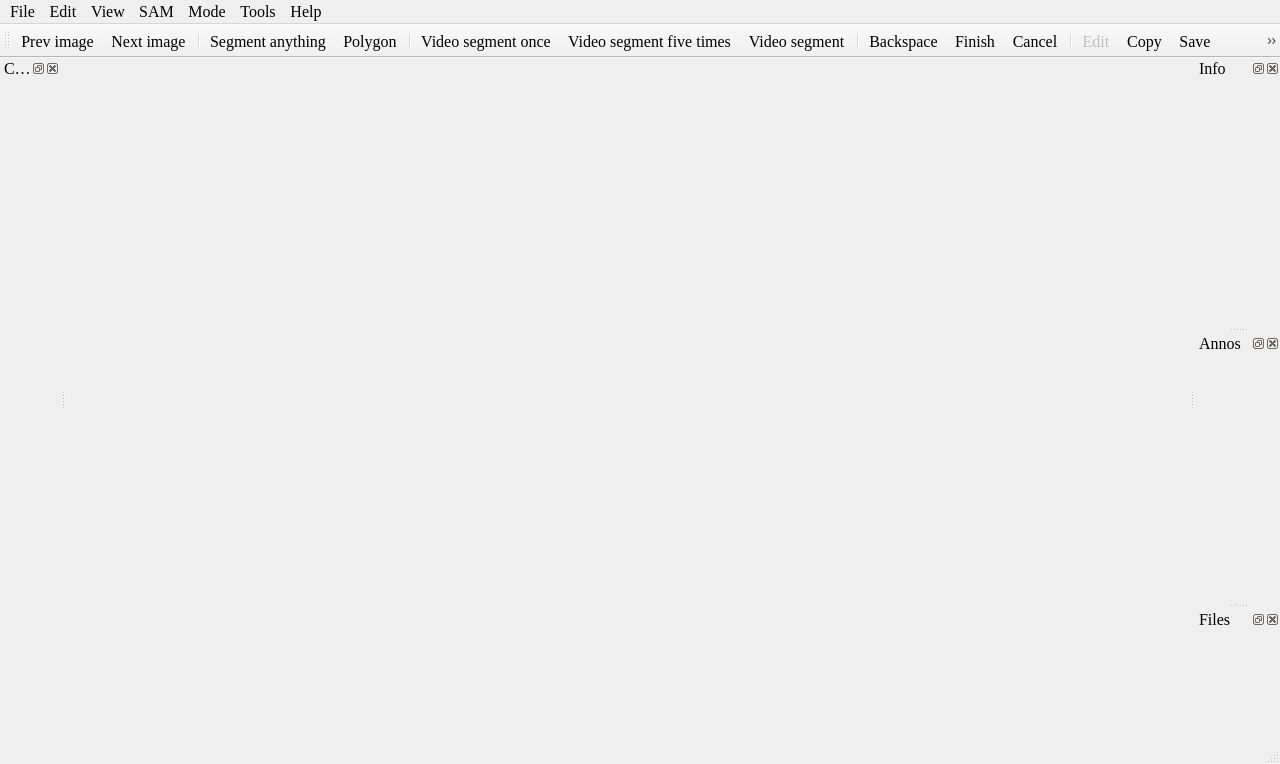
<?xml version="1.0" encoding="UTF-8"?>
<ui version="4.0">
 <class>MainWindow</class>
 <widget class="QMainWindow" name="MainWindow">
  <property name="geometry">
   <rect>
    <x>0</x>
    <y>0</y>
    <width>1280</width>
    <height>764</height>
   </rect>
  </property>
  <property name="minimumSize">
   <size>
    <width>800</width>
    <height>600</height>
   </size>
  </property>
  <property name="font">
   <font>
    <family>Times New Roman</family>
    <pointsize>12</pointsize>
   </font>
  </property>
  <property name="windowTitle">
   <string>ISAT</string>
  </property>
  <property name="windowIcon">
   <iconset resource="../icons.qrc">
    <normaloff>:/icon/icons/ISAT13_100.svg</normaloff>:/icon/icons/ISAT13_100.svg</iconset>
  </property>
  <widget class="QWidget" name="centralwidget">
   <layout class="QVBoxLayout" name="verticalLayout">
    <property name="spacing">
     <number>0</number>
    </property>
    <property name="leftMargin">
     <number>0</number>
    </property>
    <property name="topMargin">
     <number>0</number>
    </property>
    <property name="rightMargin">
     <number>0</number>
    </property>
    <property name="bottomMargin">
     <number>0</number>
    </property>
   </layout>
  </widget>
  <widget class="QMenuBar" name="menubar">
   <property name="enabled">
    <bool>true</bool>
   </property>
   <property name="geometry">
    <rect>
     <x>0</x>
     <y>0</y>
     <width>1280</width>
     <height>23</height>
    </rect>
   </property>
   <property name="font">
    <font>
     <family>Times New Roman</family>
     <pointsize>12</pointsize>
    </font>
   </property>
   <property name="autoFillBackground">
    <bool>false</bool>
   </property>
   <property name="defaultUp">
    <bool>false</bool>
   </property>
   <property name="nativeMenuBar">
    <bool>true</bool>
   </property>
   <widget class="QMenu" name="menuFile">
    <property name="font">
     <font>
      <family>Times New Roman</family>
      <pointsize>12</pointsize>
     </font>
    </property>
    <property name="title">
     <string>File</string>
    </property>
    <addaction name="actionOpen_dir"/>
    <addaction name="actionSave_dir"/>
    <addaction name="separator"/>
    <addaction name="actionPrev"/>
    <addaction name="actionNext"/>
    <addaction name="separator"/>
    <addaction name="actionSetting"/>
    <addaction name="actionExit"/>
   </widget>
   <widget class="QMenu" name="menuView">
    <property name="font">
     <font>
      <family>Times New Roman</family>
      <pointsize>12</pointsize>
     </font>
    </property>
    <property name="title">
     <string>View</string>
    </property>
    <addaction name="separator"/>
    <addaction name="actionZoom_in"/>
    <addaction name="actionZoom_out"/>
    <addaction name="actionFit_wiondow"/>
    <addaction name="separator"/>
    <addaction name="actionBit_map"/>
    <addaction name="separator"/>
   </widget>
   <widget class="QMenu" name="menuAbout">
    <property name="font">
     <font>
      <family>Times New Roman</family>
      <pointsize>12</pointsize>
     </font>
    </property>
    <property name="title">
     <string>Help</string>
    </property>
    <widget class="QMenu" name="menuLaguage">
     <property name="title">
      <string>Laguage</string>
     </property>
     <property name="icon">
      <iconset resource="../icons.qrc">
       <normaloff>:/icon/icons/翻译_translate.svg</normaloff>:/icon/icons/翻译_translate.svg</iconset>
     </property>
     <addaction name="actionChinese"/>
     <addaction name="actionEnglish"/>
    </widget>
    <addaction name="menuLaguage"/>
    <addaction name="actionShortcut"/>
    <addaction name="actionAbout"/>
   </widget>
   <widget class="QMenu" name="menuTools">
    <property name="enabled">
     <bool>true</bool>
    </property>
    <property name="font">
     <font>
      <family>Times New Roman</family>
      <pointsize>12</pointsize>
     </font>
    </property>
    <property name="title">
     <string>Tools</string>
    </property>
    <addaction name="separator"/>
    <addaction name="actionConverter"/>
    <addaction name="actionVideo_to_frames"/>
    <addaction name="actionAuto_segment"/>
    <addaction name="actionAnno_validator"/>
   </widget>
   <widget class="QMenu" name="menuEdit">
    <property name="font">
     <font>
      <family>Times New Roman</family>
      <pointsize>12</pointsize>
     </font>
    </property>
    <property name="title">
     <string>Edit</string>
    </property>
    <addaction name="actionSegment_anything"/>
    <addaction name="actionPolygon"/>
    <addaction name="separator"/>
    <addaction name="actionVideo_segment"/>
    <addaction name="actionVideo_segment_once"/>
    <addaction name="actionVideo_segment_five_times"/>
    <addaction name="separator"/>
    <addaction name="actionBackspace"/>
    <addaction name="actionFinish"/>
    <addaction name="actionCancel"/>
    <addaction name="separator"/>
    <addaction name="actionEdit"/>
    <addaction name="actionDelete"/>
    <addaction name="actionSave"/>
    <addaction name="actionAutoSave"/>
    <addaction name="actionCopy"/>
    <addaction name="separator"/>
    <addaction name="actionTo_top"/>
    <addaction name="actionTo_bottom"/>
    <addaction name="separator"/>
    <addaction name="actionUnion"/>
    <addaction name="actionSubtract"/>
    <addaction name="actionIntersect"/>
    <addaction name="actionExclude"/>
   </widget>
   <widget class="QMenu" name="menuMode">
    <property name="font">
     <font>
      <family>Times New Roman</family>
      <pointsize>12</pointsize>
      <italic>false</italic>
      <bold>false</bold>
     </font>
    </property>
    <property name="title">
     <string>Mode</string>
    </property>
    <widget class="QMenu" name="menuContour_mode">
     <property name="title">
      <string>Contour mode</string>
     </property>
     <addaction name="actionContour_Max_only"/>
     <addaction name="actionContour_External"/>
     <addaction name="actionContour_All"/>
    </widget>
    <addaction name="menuContour_mode"/>
   </widget>
   <widget class="QMenu" name="menuSAM_model">
    <property name="title">
     <string>SAM</string>
    </property>
    <addaction name="actionModel_manage"/>
    <addaction name="separator"/>
   </widget>
   <addaction name="menuFile"/>
   <addaction name="menuEdit"/>
   <addaction name="menuView"/>
   <addaction name="menuSAM_model"/>
   <addaction name="menuMode"/>
   <addaction name="menuTools"/>
   <addaction name="menuAbout"/>
  </widget>
  <widget class="QStatusBar" name="statusbar">
   <property name="layoutDirection">
    <enum>Qt::LayoutDirection::LeftToRight</enum>
   </property>
  </widget>
  <widget class="QToolBar" name="toolBar">
   <property name="font">
    <font>
     <family>Times New Roman</family>
     <pointsize>12</pointsize>
    </font>
   </property>
   <property name="windowTitle">
    <string>toolBar</string>
   </property>
   <property name="iconSize">
    <size>
     <width>24</width>
     <height>24</height>
    </size>
   </property>
   <property name="toolButtonStyle">
    <enum>Qt::ToolButtonStyle::ToolButtonIconOnly</enum>
   </property>
   <property name="floatable">
    <bool>false</bool>
   </property>
   <attribute name="toolBarArea">
    <enum>TopToolBarArea</enum>
   </attribute>
   <attribute name="toolBarBreak">
    <bool>false</bool>
   </attribute>
   <addaction name="actionPrev"/>
   <addaction name="actionNext"/>
   <addaction name="separator"/>
   <addaction name="actionSegment_anything"/>
   <addaction name="actionPolygon"/>
   <addaction name="separator"/>
   <addaction name="actionVideo_segment_once"/>
   <addaction name="actionVideo_segment_five_times"/>
   <addaction name="actionVideo_segment"/>
   <addaction name="separator"/>
   <addaction name="actionBackspace"/>
   <addaction name="actionFinish"/>
   <addaction name="actionCancel"/>
   <addaction name="separator"/>
   <addaction name="actionEdit"/>
   <addaction name="actionCopy"/>
   <addaction name="actionSave"/>
   <addaction name="actionDelete"/>
   <addaction name="separator"/>
   <addaction name="actionTo_top"/>
   <addaction name="actionTo_bottom"/>
   <addaction name="separator"/>
   <addaction name="actionUnion"/>
   <addaction name="actionSubtract"/>
   <addaction name="actionIntersect"/>
   <addaction name="actionExclude"/>
   <addaction name="separator"/>
   <addaction name="actionZoom_in"/>
   <addaction name="actionZoom_out"/>
   <addaction name="actionFit_wiondow"/>
   <addaction name="actionBit_map"/>
   <addaction name="actionVisible"/>
  </widget>
  <widget class="QDockWidget" name="info_dock">
   <property name="minimumSize">
    <size>
     <width>85</width>
     <height>43</height>
    </size>
   </property>
   <property name="windowTitle">
    <string>Info</string>
   </property>
   <attribute name="dockWidgetArea">
    <number>2</number>
   </attribute>
   <widget class="QWidget" name="dockWidgetContents_2"/>
  </widget>
  <widget class="QDockWidget" name="annos_dock">
   <property name="minimumSize">
    <size>
     <width>85</width>
     <height>43</height>
    </size>
   </property>
   <property name="windowTitle">
    <string>Annos</string>
   </property>
   <attribute name="dockWidgetArea">
    <number>2</number>
   </attribute>
   <widget class="QWidget" name="dockWidgetContents_3"/>
  </widget>
  <widget class="QDockWidget" name="files_dock">
   <property name="windowTitle">
    <string>Files</string>
   </property>
   <attribute name="dockWidgetArea">
    <number>2</number>
   </attribute>
   <widget class="QWidget" name="dockWidgetContents"/>
  </widget>
  <widget class="QDockWidget" name="categories_dock">
   <property name="windowTitle">
    <string>Categories</string>
   </property>
   <attribute name="dockWidgetArea">
    <number>1</number>
   </attribute>
   <widget class="QWidget" name="dockWidgetContents_4">
    <layout class="QVBoxLayout" name="verticalLayout_2"/>
   </widget>
  </widget>
  <action name="actionOpen_dir">
   <property name="icon">
    <iconset resource="../icons.qrc">
     <normaloff>:/icon/icons/照片_pic.svg</normaloff>:/icon/icons/照片_pic.svg</iconset>
   </property>
   <property name="text">
    <string>Images dir</string>
   </property>
   <property name="statusTip">
    <string>Open images dir.</string>
   </property>
  </action>
  <action name="actionZoom_in">
   <property name="icon">
    <iconset resource="../icons.qrc">
     <normaloff>:/icon/icons/放大_zoom-in.svg</normaloff>:/icon/icons/放大_zoom-in.svg</iconset>
   </property>
   <property name="text">
    <string>Zoom in</string>
   </property>
   <property name="statusTip">
    <string>Zoom in.</string>
   </property>
  </action>
  <action name="actionZoom_out">
   <property name="icon">
    <iconset resource="../icons.qrc">
     <normaloff>:/icon/icons/缩小_zoom-out.svg</normaloff>:/icon/icons/缩小_zoom-out.svg</iconset>
   </property>
   <property name="text">
    <string>Zoom out</string>
   </property>
   <property name="statusTip">
    <string>Zoom out.</string>
   </property>
  </action>
  <action name="actionFit_wiondow">
   <property name="icon">
    <iconset resource="../icons.qrc">
     <normaloff>:/icon/icons/全宽_fullwidth.svg</normaloff>:/icon/icons/全宽_fullwidth.svg</iconset>
   </property>
   <property name="text">
    <string>Fit window</string>
   </property>
   <property name="toolTip">
    <string>Fit window</string>
   </property>
   <property name="statusTip">
    <string>Fit window.</string>
   </property>
   <property name="shortcut">
    <string>F</string>
   </property>
  </action>
  <action name="actionSetting">
   <property name="icon">
    <iconset resource="../icons.qrc">
     <normaloff>:/icon/icons/设置_setting-two.svg</normaloff>:/icon/icons/设置_setting-two.svg</iconset>
   </property>
   <property name="text">
    <string>Setting</string>
   </property>
   <property name="statusTip">
    <string>Setting.</string>
   </property>
  </action>
  <action name="actionExit">
   <property name="icon">
    <iconset resource="../icons.qrc">
     <normaloff>:/icon/icons/开关_power.svg</normaloff>:/icon/icons/开关_power.svg</iconset>
   </property>
   <property name="text">
    <string>Exit</string>
   </property>
   <property name="toolTip">
    <string>Exit</string>
   </property>
   <property name="statusTip">
    <string>Exit.</string>
   </property>
  </action>
  <action name="actionSave_dir">
   <property name="icon">
    <iconset resource="../icons.qrc">
     <normaloff>:/icon/icons/文件夹-开_folder-open.svg</normaloff>:/icon/icons/文件夹-开_folder-open.svg</iconset>
   </property>
   <property name="text">
    <string>Label dir</string>
   </property>
   <property name="statusTip">
    <string>Open label dir.</string>
   </property>
  </action>
  <action name="actionSave">
   <property name="icon">
    <iconset resource="../icons.qrc">
     <normaloff>:/icon/icons/保存_save.svg</normaloff>:/icon/icons/保存_save.svg</iconset>
   </property>
   <property name="text">
    <string>Save</string>
   </property>
   <property name="statusTip">
    <string>Save annotation.</string>
   </property>
   <property name="shortcut">
    <string>S</string>
   </property>
  </action>
  <action name="actionPrev">
   <property name="checkable">
    <bool>false</bool>
   </property>
   <property name="icon">
    <iconset resource="../icons.qrc">
     <normaloff>:/icon/icons/上一步_back.svg</normaloff>:/icon/icons/上一步_back.svg</iconset>
   </property>
   <property name="text">
    <string>Prev image</string>
   </property>
   <property name="toolTip">
    <string>Prev image</string>
   </property>
   <property name="statusTip">
    <string>Prev image.</string>
   </property>
   <property name="shortcut">
    <string>A</string>
   </property>
   <property name="menuRole">
    <enum>QAction::MenuRole::TextHeuristicRole</enum>
   </property>
   <property name="priority">
    <enum>QAction::Priority::NormalPriority</enum>
   </property>
  </action>
  <action name="actionNext">
   <property name="icon">
    <iconset resource="../icons.qrc">
     <normaloff>:/icon/icons/下一步_next.svg</normaloff>:/icon/icons/下一步_next.svg</iconset>
   </property>
   <property name="text">
    <string>Next image</string>
   </property>
   <property name="toolTip">
    <string>Next image</string>
   </property>
   <property name="statusTip">
    <string>Next image.</string>
   </property>
   <property name="shortcut">
    <string>D</string>
   </property>
  </action>
  <action name="actionShortcut">
   <property name="icon">
    <iconset resource="../icons.qrc">
     <normaloff>:/icon/icons/键盘_keyboard-one.svg</normaloff>:/icon/icons/键盘_keyboard-one.svg</iconset>
   </property>
   <property name="text">
    <string>Shortcut</string>
   </property>
  </action>
  <action name="actionAbout">
   <property name="icon">
    <iconset resource="../icons.qrc">
     <normaloff>:/icon/icons/我的_me.svg</normaloff>:/icon/icons/我的_me.svg</iconset>
   </property>
   <property name="text">
    <string>About</string>
   </property>
  </action>
  <action name="actionSegment_anything">
   <property name="icon">
    <iconset resource="../icons.qrc">
     <normaloff>:/icon/icons/M_Favicon.ico</normaloff>:/icon/icons/M_Favicon.ico</iconset>
   </property>
   <property name="text">
    <string>Segment anything</string>
   </property>
   <property name="toolTip">
    <string>Segment anything</string>
   </property>
   <property name="statusTip">
    <string>Quick annotate using Segment anything.</string>
   </property>
   <property name="shortcut">
    <string>Q</string>
   </property>
  </action>
  <action name="actionDelete">
   <property name="enabled">
    <bool>false</bool>
   </property>
   <property name="icon">
    <iconset resource="../icons.qrc">
     <normaloff>:/icon/icons/删除_delete.svg</normaloff>:/icon/icons/删除_delete.svg</iconset>
   </property>
   <property name="text">
    <string>Delete</string>
   </property>
   <property name="toolTip">
    <string>Delete polygon</string>
   </property>
   <property name="statusTip">
    <string>Delete polygon.</string>
   </property>
   <property name="shortcut">
    <string>Del</string>
   </property>
  </action>
  <action name="actionBit_map">
   <property name="checkable">
    <bool>false</bool>
   </property>
   <property name="icon">
    <iconset resource="../icons.qrc">
     <normaloff>:/icon/icons/照片_pic.svg</normaloff>:/icon/icons/照片_pic.svg</iconset>
   </property>
   <property name="text">
    <string>Bit map</string>
   </property>
   <property name="statusTip">
    <string>Show instance or segmeent state.</string>
   </property>
   <property name="shortcut">
    <string>Space</string>
   </property>
  </action>
  <action name="actionEdit">
   <property name="enabled">
    <bool>false</bool>
   </property>
   <property name="icon">
    <iconset resource="../icons.qrc">
     <normaloff>:/icon/icons/编辑_edit.svg</normaloff>:/icon/icons/编辑_edit.svg</iconset>
   </property>
   <property name="text">
    <string>Edit</string>
   </property>
   <property name="toolTip">
    <string>Edit polygon</string>
   </property>
   <property name="statusTip">
    <string>Edit polygon attribute.</string>
   </property>
  </action>
  <action name="actionTo_top">
   <property name="enabled">
    <bool>false</bool>
   </property>
   <property name="icon">
    <iconset resource="../icons.qrc">
     <normaloff>:/icon/icons/去顶部_to-top.svg</normaloff>:/icon/icons/去顶部_to-top.svg</iconset>
   </property>
   <property name="text">
    <string>To top</string>
   </property>
   <property name="toolTip">
    <string>Move polygon to top layer</string>
   </property>
   <property name="statusTip">
    <string>Move polygon to top layer.</string>
   </property>
   <property name="shortcut">
    <string>T</string>
   </property>
  </action>
  <action name="actionTo_bottom">
   <property name="enabled">
    <bool>false</bool>
   </property>
   <property name="icon">
    <iconset resource="../icons.qrc">
     <normaloff>:/icon/icons/去底部_to-bottom.svg</normaloff>:/icon/icons/去底部_to-bottom.svg</iconset>
   </property>
   <property name="text">
    <string>To bottom</string>
   </property>
   <property name="toolTip">
    <string>Move polygon to bottom layer</string>
   </property>
   <property name="statusTip">
    <string>Move polygon to bottom layer.</string>
   </property>
   <property name="shortcut">
    <string>B</string>
   </property>
  </action>
  <action name="actionChinese">
   <property name="checkable">
    <bool>true</bool>
   </property>
   <property name="text">
    <string>中文</string>
   </property>
   <property name="font">
    <font>
     <family>Times New Roman</family>
     <pointsize>12</pointsize>
    </font>
   </property>
  </action>
  <action name="actionEnglish">
   <property name="checkable">
    <bool>true</bool>
   </property>
   <property name="text">
    <string>English</string>
   </property>
   <property name="font">
    <font>
     <family>Times New Roman</family>
     <pointsize>12</pointsize>
    </font>
   </property>
  </action>
  <action name="actionBackspace">
   <property name="icon">
    <iconset resource="../icons.qrc">
     <normaloff>:/icon/icons/删除_delete-two.svg</normaloff>:/icon/icons/删除_delete-two.svg</iconset>
   </property>
   <property name="text">
    <string>Backspace</string>
   </property>
   <property name="toolTip">
    <string>Backspace</string>
   </property>
   <property name="statusTip">
    <string>Backspace.</string>
   </property>
   <property name="shortcut">
    <string>Z</string>
   </property>
  </action>
  <action name="actionCancel">
   <property name="icon">
    <iconset resource="../icons.qrc">
     <normaloff>:/icon/icons/关闭_close-one.svg</normaloff>:/icon/icons/关闭_close-one.svg</iconset>
   </property>
   <property name="text">
    <string>Cancel</string>
   </property>
   <property name="toolTip">
    <string>Annotate canceled</string>
   </property>
   <property name="statusTip">
    <string>Annotate canceled.</string>
   </property>
   <property name="shortcut">
    <string>Esc</string>
   </property>
  </action>
  <action name="actionFinish">
   <property name="icon">
    <iconset resource="../icons.qrc">
     <normaloff>:/icon/icons/校验_check-one.svg</normaloff>:/icon/icons/校验_check-one.svg</iconset>
   </property>
   <property name="text">
    <string>Finish</string>
   </property>
   <property name="toolTip">
    <string>Annotate finished</string>
   </property>
   <property name="statusTip">
    <string>Annotate finished.</string>
   </property>
   <property name="shortcut">
    <string>E</string>
   </property>
  </action>
  <action name="actionPolygon">
   <property name="icon">
    <iconset resource="../icons.qrc">
     <normaloff>:/icon/icons/锚点_anchor.svg</normaloff>:/icon/icons/锚点_anchor.svg</iconset>
   </property>
   <property name="text">
    <string>Polygon</string>
   </property>
   <property name="toolTip">
    <string>Draw polygon</string>
   </property>
   <property name="statusTip">
    <string>Accurately annotate by drawing polygon. </string>
   </property>
   <property name="shortcut">
    <string>C</string>
   </property>
  </action>
  <action name="actionVisible">
   <property name="icon">
    <iconset resource="../icons.qrc">
     <normaloff>:/icon/icons/眼睛_eyes.svg</normaloff>:/icon/icons/眼睛_eyes.svg</iconset>
   </property>
   <property name="text">
    <string>Visible</string>
   </property>
   <property name="toolTip">
    <string>Visible</string>
   </property>
   <property name="statusTip">
    <string>Visible.</string>
   </property>
   <property name="shortcut">
    <string>V</string>
   </property>
  </action>
  <action name="actionContour_Max_only">
   <property name="checkable">
    <bool>true</bool>
   </property>
   <property name="text">
    <string>Max only</string>
   </property>
   <property name="statusTip">
    <string>Max contour save only.</string>
   </property>
   <property name="whatsThis">
    <string>Max contour save only.</string>
   </property>
   <property name="font">
    <font>
     <family>Times New Roman</family>
     <pointsize>12</pointsize>
    </font>
   </property>
  </action>
  <action name="actionContour_External">
   <property name="checkable">
    <bool>true</bool>
   </property>
   <property name="text">
    <string>External</string>
   </property>
   <property name="statusTip">
    <string>External contour save only.</string>
   </property>
   <property name="whatsThis">
    <string>External contour save only.</string>
   </property>
   <property name="font">
    <font>
     <family>Times New Roman</family>
     <pointsize>12</pointsize>
    </font>
   </property>
  </action>
  <action name="actionContour_All">
   <property name="checkable">
    <bool>true</bool>
   </property>
   <property name="text">
    <string>All</string>
   </property>
   <property name="statusTip">
    <string>All contour save.</string>
   </property>
   <property name="whatsThis">
    <string>All contour save.</string>
   </property>
   <property name="font">
    <font>
     <family>Times New Roman</family>
     <pointsize>12</pointsize>
    </font>
   </property>
  </action>
  <action name="actionModel_manage">
   <property name="icon">
    <iconset resource="../icons.qrc">
     <normaloff>:/icon/icons/列表_list-middle.svg</normaloff>:/icon/icons/列表_list-middle.svg</iconset>
   </property>
   <property name="text">
    <string>Model manage</string>
   </property>
   <property name="statusTip">
    <string>Model manage.</string>
   </property>
   <property name="whatsThis">
    <string>Model manage.</string>
   </property>
   <property name="font">
    <font>
     <family>Times New Roman</family>
     <pointsize>12</pointsize>
    </font>
   </property>
  </action>
  <action name="actionConverter">
   <property name="icon">
    <iconset resource="../icons.qrc">
     <normaloff>:/icon/icons/转换文件夹1_folder-conversion-one.svg</normaloff>:/icon/icons/转换文件夹1_folder-conversion-one.svg</iconset>
   </property>
   <property name="text">
    <string>Converter</string>
   </property>
  </action>
  <action name="actionAuto_segment">
   <property name="icon">
    <iconset resource="../icons.qrc">
     <normaloff>:/icon/icons/M_Favicon.ico</normaloff>:/icon/icons/M_Favicon.ico</iconset>
   </property>
   <property name="text">
    <string>Auto segment with bounding box</string>
   </property>
  </action>
  <action name="actionAnno_validator">
   <property name="icon">
    <iconset resource="../icons.qrc">
     <normaloff>:/icon/icons/检查_inspection.svg</normaloff>:/icon/icons/检查_inspection.svg</iconset>
   </property>
   <property name="text">
    <string>Annos validator</string>
   </property>
  </action>
  <action name="actionCopy">
   <property name="icon">
    <iconset resource="../icons.qrc">
     <normaloff>:/icon/icons/复制_copy.svg</normaloff>:/icon/icons/复制_copy.svg</iconset>
   </property>
   <property name="text">
    <string>Copy</string>
   </property>
   <property name="shortcut">
    <string>Ctrl+C</string>
   </property>
  </action>
  <action name="actionUnion">
   <property name="icon">
    <iconset resource="../icons.qrc">
     <normaloff>:/icon/icons/合并选择_union-selection.svg</normaloff>:/icon/icons/合并选择_union-selection.svg</iconset>
   </property>
   <property name="text">
    <string>Union</string>
   </property>
   <property name="statusTip">
    <string>Select two polygons from the canvas and calculate their union. </string>
   </property>
   <property name="shortcut">
    <string>Ctrl+A</string>
   </property>
  </action>
  <action name="actionSubtract">
   <property name="icon">
    <iconset resource="../icons.qrc">
     <normaloff>:/icon/icons/减去上一层_subtract-selection-one.svg</normaloff>:/icon/icons/减去上一层_subtract-selection-one.svg</iconset>
   </property>
   <property name="text">
    <string>Subtract</string>
   </property>
   <property name="statusTip">
    <string>Select two polygons from the canvas and calculate their subtract. </string>
   </property>
   <property name="shortcut">
    <string>Ctrl+D</string>
   </property>
  </action>
  <action name="actionIntersect">
   <property name="icon">
    <iconset resource="../icons.qrc">
     <normaloff>:/icon/icons/相交选择_intersect-selection.svg</normaloff>:/icon/icons/相交选择_intersect-selection.svg</iconset>
   </property>
   <property name="text">
    <string>Intersect</string>
   </property>
   <property name="statusTip">
    <string>Select two polygons from the canvas and calculate their intersect. </string>
   </property>
   <property name="shortcut">
    <string>Ctrl+Q</string>
   </property>
  </action>
  <action name="actionExclude">
   <property name="icon">
    <iconset resource="../icons.qrc">
     <normaloff>:/icon/icons/排除选择_exclude-selection.svg</normaloff>:/icon/icons/排除选择_exclude-selection.svg</iconset>
   </property>
   <property name="text">
    <string>Exclude</string>
   </property>
   <property name="statusTip">
    <string>Select two polygons from the canvas and calculate their exclude. </string>
   </property>
   <property name="shortcut">
    <string>Ctrl+E</string>
   </property>
  </action>
  <action name="actionAutoSave">
   <property name="checkable">
    <bool>true</bool>
   </property>
   <property name="checked">
    <bool>false</bool>
   </property>
   <property name="text">
    <string>Auto save</string>
   </property>
  </action>
  <action name="actionVideo_segment">
   <property name="icon">
    <iconset resource="../icons.qrc">
     <normaloff>:/icon/icons/play-all.svg</normaloff>:/icon/icons/play-all.svg</iconset>
   </property>
   <property name="text">
    <string>Video segment</string>
   </property>
   <property name="statusTip">
    <string>Video segment full frames.(only support sam2 model)</string>
   </property>
  </action>
  <action name="actionVideo_segment_once">
   <property name="icon">
    <iconset resource="../icons.qrc">
     <normaloff>:/icon/icons/play-1.svg</normaloff>:/icon/icons/play-1.svg</iconset>
   </property>
   <property name="text">
    <string>Video segment once</string>
   </property>
   <property name="statusTip">
    <string>Video segment the next frame.(only support sam2 model)</string>
   </property>
  </action>
  <action name="actionVideo_segment_five_times">
   <property name="icon">
    <iconset resource="../icons.qrc">
     <normaloff>:/icon/icons/play-5.svg</normaloff>:/icon/icons/play-5.svg</iconset>
   </property>
   <property name="text">
    <string>Video segment five times</string>
   </property>
   <property name="statusTip">
    <string>Video segment next five frames.(only support sam2 model)</string>
   </property>
  </action>
  <action name="actionVideo_to_frames">
   <property name="icon">
    <iconset resource="../icons.qrc">
     <normaloff>:/icon/icons/视频_video-two.svg</normaloff>:/icon/icons/视频_video-two.svg</iconset>
   </property>
   <property name="text">
    <string>Video to frames</string>
   </property>
  </action>
 </widget>
 <resources>
  <include location="../icons.qrc"/>
 </resources>
 <connections/>
</ui>
